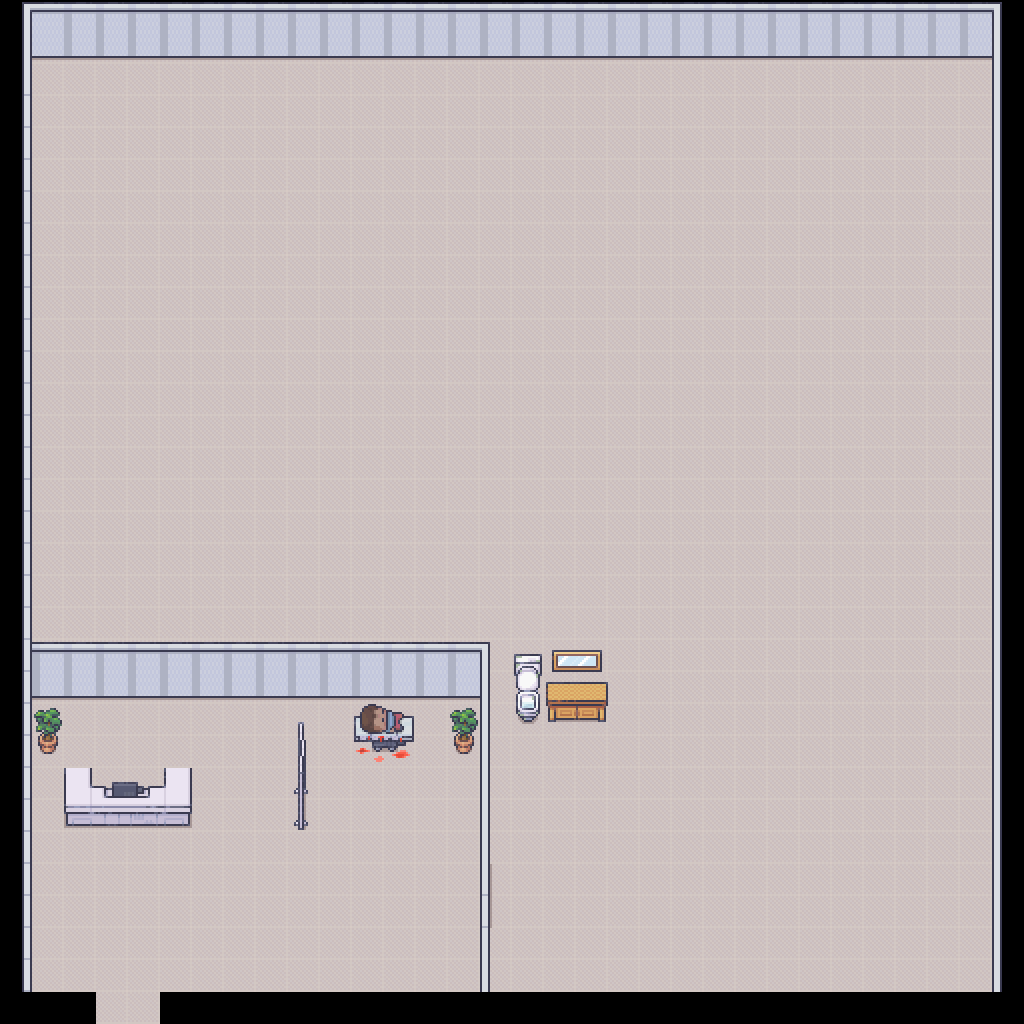

A 2D game scene composited from a Tiled map and its tileset images. What follows is a short description and the map's XML, with each tile layer's data collapsed to a summary:
An orthogonal 32x32 tile map with 32x32 px tiles, 5 tile layers (Ground, Collision, GroundDetail, Buildings, ...) and 2 objects (DoorToTown, HospitalFromTown).

<map version="1.10" tiledversion="1.11.2" orientation="orthogonal" renderorder="right-down" width="32" height="32" tilewidth="32" tileheight="32" infinite="0" nextlayerid="7" nextobjectid="4">
 <tileset firstgid="1" source="Modern Interior Master Tileset.tsx" />
 <layer id="2" name="Ground" width="32" height="32">
  <data>[1024 cells, 902 non-empty, 1 distinct tile ids]</data>
 </layer>
 <layer id="1" name="Collision" width="32" height="32">
  <data>[1024 cells, 0 non-empty, 0 distinct tile ids]</data>
 </layer>
 <layer id="3" name="GroundDetail" width="32" height="32">
  <data>[1024 cells, 190 non-empty, 37 distinct tile ids]</data>
 </layer>
 <layer id="4" name="Buildings" width="32" height="32">
  <data>[1024 cells, 0 non-empty, 0 distinct tile ids]</data>
 </layer>
 <layer id="5" name="AbovePlayer" width="32" height="32">
  <data>[1024 cells, 2 non-empty, 2 distinct tile ids]</data>
 </layer>
 <objectgroup id="6" name="Spawns">
  <object id="1" name="DoorToTown" x="96" y="992" width="64" height="32" />
  <object id="3" name="HospitalFromTown" x="96" y="928" width="64" height="32" />
 </objectgroup>
</map>
